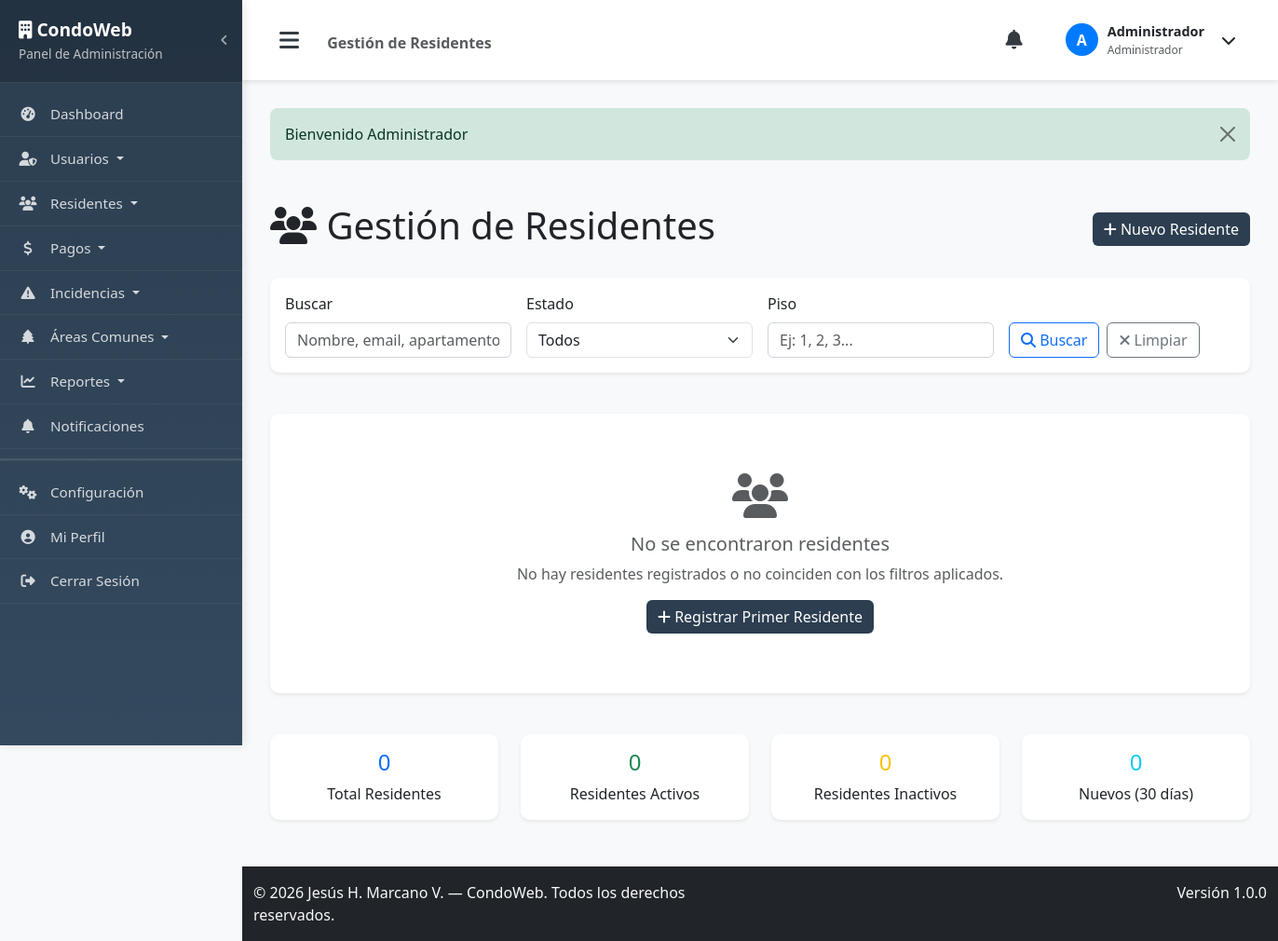
The app's page /residents (signed in), older data.
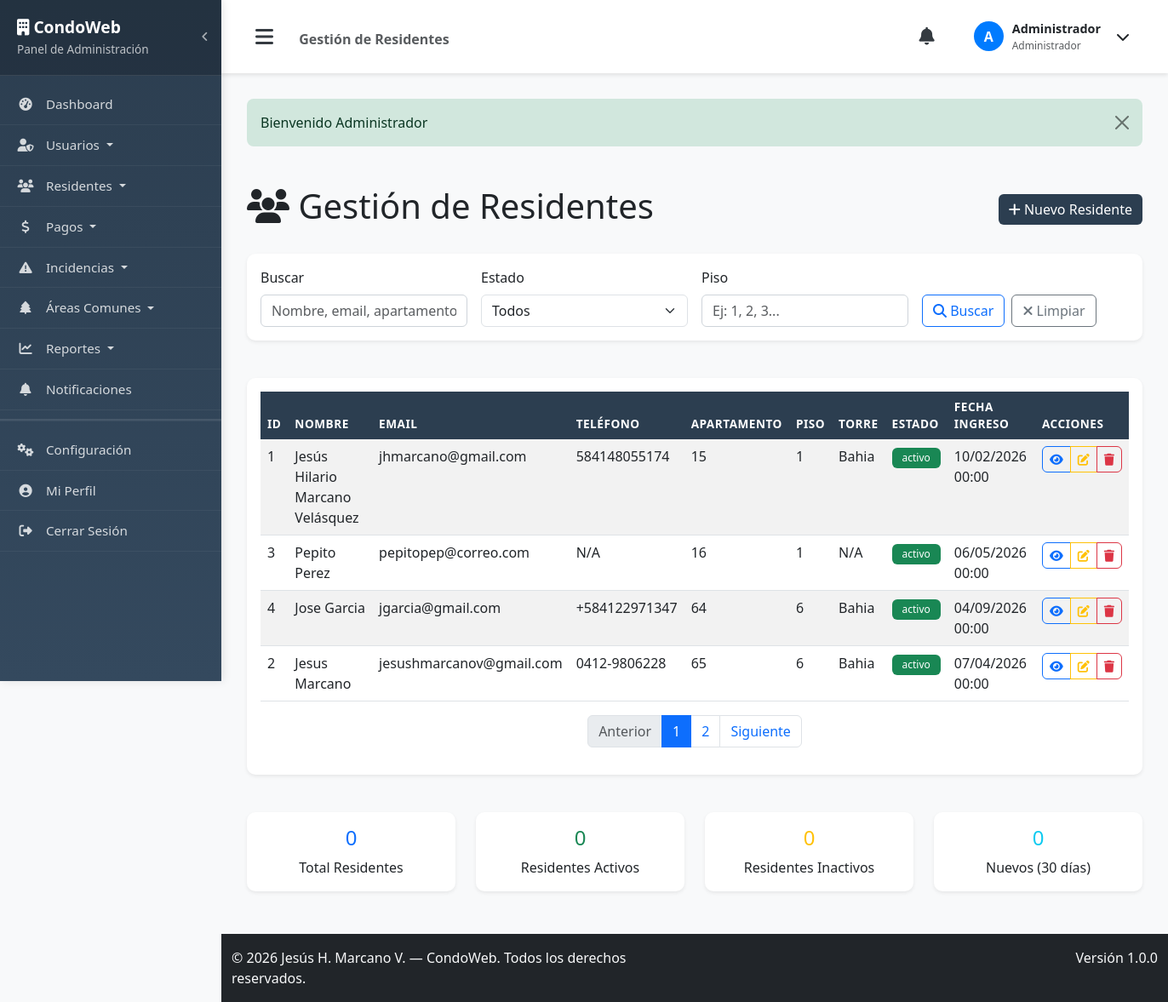
The same page, newer data.
### tables this page shows
CREATE TABLE `residentes` (
  `id` int(11) NOT NULL AUTO_INCREMENT,
  `usuario_id` int(11) NOT NULL,
  `apartamento` varchar(10) NOT NULL,
  `piso` int(11) NOT NULL,
  `torre` varchar(50) DEFAULT NULL,
  `fecha_ingreso` date DEFAULT NULL,
  `estado` enum('activo','inactivo') DEFAULT 'activo',
  `created_at` timestamp NOT NULL DEFAULT current_timestamp(),
  `updated_at` timestamp NOT NULL DEFAULT current_timestamp() ON UPDATE current_timestamp(),
  PRIMARY KEY (`id`),
  UNIQUE KEY `usuario_id` (`usuario_id`),
  KEY `idx_residentes_usuario_id` (`usuario_id`),
  CONSTRAINT `residentes_ibfk_1` FOREIGN KEY (`usuario_id`) REFERENCES `usuarios` (`id`) ON DELETE CASCADE
);

CREATE TABLE `usuarios` (
  `id` int(11) NOT NULL AUTO_INCREMENT,
  `nombre` varchar(100) NOT NULL,
  `email` varchar(100) NOT NULL,
  `password` varchar(255) NOT NULL,
  `rol` enum('admin','resident') NOT NULL,
  `telefono` varchar(20) DEFAULT NULL,
  `created_at` timestamp NOT NULL DEFAULT current_timestamp(),
  `updated_at` timestamp NOT NULL DEFAULT current_timestamp() ON UPDATE current_timestamp(),
  PRIMARY KEY (`id`),
  UNIQUE KEY `email` (`email`)
);

### app/controllers/Controller.php (called while the page is built, shortened)
<?php
class Controller {
    public function __construct() {
        $database = new Database();
        $this->db = $database->getConnection();
    }
    protected function view($view, $data = []) {
        extract($data);
        require_once APP_PATH . '/views/' . $view . '.php';
    }
}
?>

### app/controllers/ResidentController.php (called while the page is built, shortened)
<?php
class ResidentController extends Controller {
    private $resident;
    public function __construct() {
        $this->resident = new Resident($this->db);
    }
    public function index() {
        $search = isset($_GET['search']) ? sanitize($_GET['search']) : '';
        if(!empty($search)) {
            $residents = $this->resident->search($search);
        } else {
            $residents = $this->resident->readAll();
        }
        $this->view('admin/residents/index', [
            'residents' => $residents->fetchAll(PDO::FETCH_ASSOC),
            'search' => $search
        ]);
    }
}
?>

### app/models/Database.php (called while the page is built, shortened)
<?php
class Database {
    private $host = DB_HOST;
    private $db_name = DB_NAME;
    private $username = DB_USER;
    private $password = DB_PASS;
    public function getConnection() {
        $this->conn = null;
        try {
            $this->conn = new PDO("mysql:host=" . $this->host . ";dbname=" . $this->db_name, $this->username, $this->password);
            $this->conn->exec("set names utf8");
            $this->conn->setAttribute(PDO::ATTR_ERRMODE, PDO::ERRMODE_EXCEPTION);
        } catch(PDOException $exception) {
            echo "Error de conexión: " . $exception->getMessage();
        }
        return $this->conn;
    }
}
?>

### app/models/Resident.php (called while the page is built, shortened)
<?php
class Resident {
    private $conn;
    private $table_name = "residentes";
    public function __construct($db) {
        $this->conn = $db;
    }
    public function readAll() {
        $query = "SELECT r.*, u.nombre, u.email, u.telefono
                  FROM " . $this->table_name . " r
                  LEFT JOIN usuarios u ON r.usuario_id = u.id
                  ORDER BY r.apartamento ASC";
        $stmt = $this->conn->prepare($query);
        $stmt->execute();
        return $stmt;
    }
}
?>

### config/config.php (called while the page is built, shortened)
<?php
function formatDate($date) {
    return date('d/m/Y H:i', strtotime($date));
}
?>

### app/views/admin/residents/index.php (the view, shortened to what the rows shown need)
<?php include APP_PATH . '/views/layouts/header.php'; ?>
<div class="row">
    <div class="col-12">
        <div class="d-flex justify-content-between align-items-center mb-4">
            <h1><i class="fas fa-users"></i> Gestión de Residentes</h1>
        </div>
    </div>
</div>
<div class="row">
    <div class="col-12">
        <div class="card">
            <div class="card-body">
                <?php if(isset($residents) && count($residents) > 0): ?>
                    <div class="table-responsive">
                        <table class="table table-striped table-hover">
                            <thead class="table-dark">
                                <tr>
                                    <th>ID</th>
                                    <th>Nombre</th>
                                    <th>Email</th>
                                    <th>Teléfono</th>
                                    <th>Apartamento</th>
                                    <th>Piso</th>
                                    <th>Torre</th>
                                    <th>Estado</th>
                                    <th>Fecha Ingreso</th>
                                    <th>Acciones</th>
                                </tr>
                            </thead>
                            <tbody>
                                <?php foreach($residents as $resident): ?>
                                    <tr>
                                        <td><?= $resident['id'] ?></td>
                                        <td><?= $resident['nombre'] ?></td>
                                        <td><?= $resident['email'] ?></td>
                                        <td><?= $resident['telefono'] ?: 'N/A' ?></td>
                                        <td><?= $resident['apartamento'] ?></td>
                                        <td><?= $resident['piso'] ?></td>
                                        <td><?= $resident['torre'] ?: 'N/A' ?></td>
                                        <td>
                                            <span class="badge bg-<?= $resident['estado'] == 'activo' ? 'success' : 'secondary' ?>">
                                                <?= $resident['estado'] ?>
                                            </span>
                                        </td>
                                        <td><?= formatDate($resident['fecha_ingreso']) ?></td>
                                        <td>
                                            <div class="btn-group btn-group-sm">
                                                <a href="<?= APP_URL ?>/residents/show/<?= $resident['id'] ?>"
                                                   class="btn btn-outline-primary" title="Ver">
                                                    <i class="fas fa-eye"></i>
                                                </a>
                                                <a href="<?= APP_URL ?>/residents/edit/<?= $resident['id'] ?>"
                                                   class="btn btn-outline-warning" title="Editar">
                                                    <i class="fas fa-edit"></i>
                                                </a>
                                                <button type="button"
                                                        class="btn btn-outline-danger"
                                                        onclick="confirmDelete(<?= $resident['id'] ?>, '<?= $resident['nombre'] ?>')"
                                                        title="Eliminar">
                                                    <i class="fas fa-trash"></i>
                                                </button>
                                            </div>
                                        </td>
                                    </tr>
                                <?php endforeach; ?>
                            </tbody>
                        </table>
                    </div>
                <?php endif; ?>
            </div>
        </div>
    </div>
</div>
<?php include APP_PATH . '/views/layouts/footer.php'; ?>

Row changes from the older to the newer data that the page shows:
added residentes: id "1", usuario.nombre "Jesús Hilario Marcano Velásquez", usuario.email "jhmarcano@gmail.com", usuario.telefono "584148055174", apartamento "15", piso "1", torre "Bahia", estado "activo", fecha_ingreso "10/02/2026 00:00"
added residentes: id "3", usuario.nombre "Pepito Perez", usuario.email "pepitopep@correo.com", usuario.telefono "N/A", apartamento "16", piso "1", torre "N/A", estado "activo", fecha_ingreso "06/05/2026 00:00"
added residentes: id "4", usuario.nombre "Jose Garcia", usuario.email "jgarcia@gmail.com", usuario.telefono "+584122971347", apartamento "64", piso "6", torre "Bahia", estado "activo", fecha_ingreso "04/09/2026 00:00"
added residentes: id "2", usuario.nombre "Jesus Marcano", usuario.email "jesushmarcanov@gmail.com", usuario.telefono "0412-9806228", apartamento "65", piso "6", torre "Bahia", estado "activo", fecha_ingreso "07/04/2026 00:00"
Text that changed along with them:
text no longer shown: "No se encontraron residentes No hay residentes registrados o no coinciden con los filtros aplicados. Registrar Primer Residente"
text now shown: "ID NOMBRE EMAIL TELÉFONO APARTAMENTO PISO TORRE ESTADO FECHA INGRESO ACCIONES Anterior 1 2 Siguiente"
